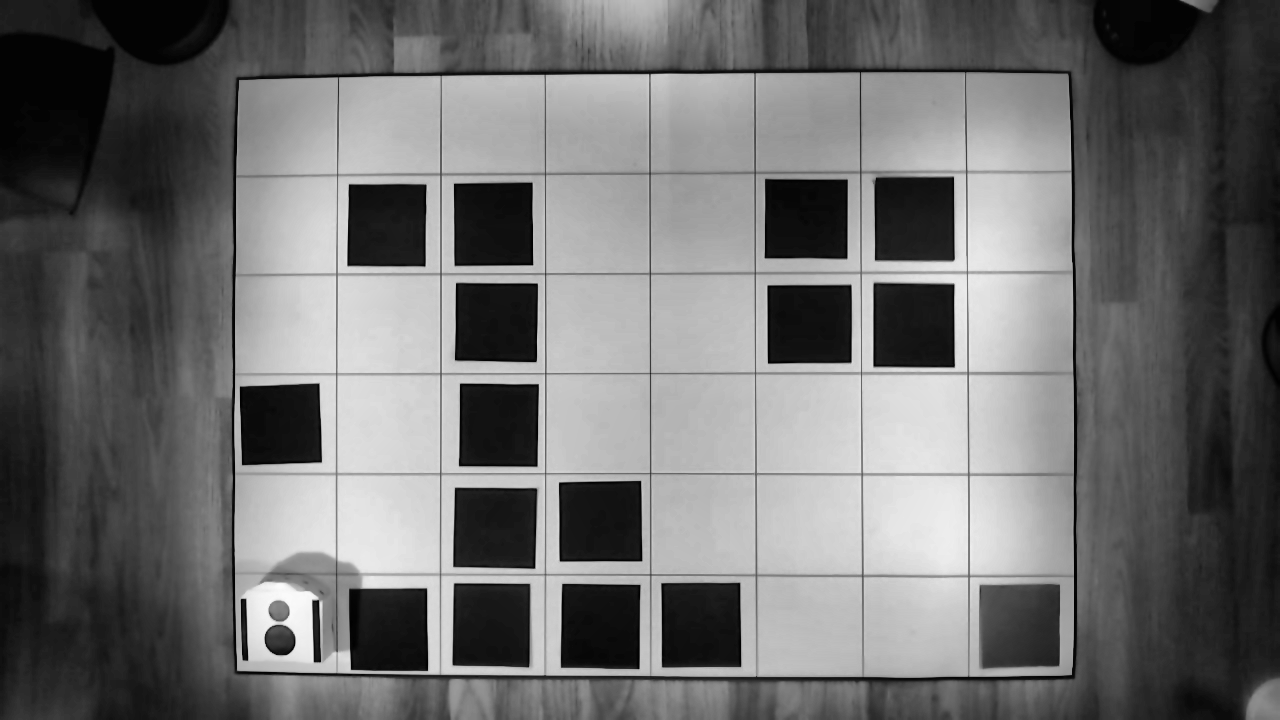
#> input picture report/image/clahe_applied.png, 1280 x 720 px, given in place of the camera
$ jupyter execute Untitled1.ipynb   (shell and % lines are left out)
#> lines starting #> are read from the running program, lines starting #| are printed output that depends on the picture; after the words box and inside, x2 and y2 are one past the last pixel; in counts of white or black regions, pixels touching at a corner belong together
[cell 1]
import cv2
import time

import numpy as np
import math
import copy

import matplotlib.pyplot as plt

from bokeh.plotting import figure
from bokeh.io import output_notebook, show, push_notebook
from tqdm import tqdm

import IPython.display as Disp
from ipywidgets import widgets

[cell 2]
#global initialization
x_end = y_end=0
# All coordonates are initialized to 0
class RobotState:
    def __init__(self, x=0, y=0, r=0, angle=0):
        self.x = x
        self.y = y
        self.angle = angle

robot_state = RobotState()

# size of our environment grid
num_cases_x = 8  # horizontal cells (valeur arbitraire ici juste pour que ca marche dans mon exemple)
num_cases_y = 6   # vertical cells

# Initializing our matrix containing the environment information
center_matrix = [[None for _ in range(num_cases_x)] for _ in range(num_cases_y)] #jsp si c'est comme ca qu'on initialise a zero une matrice
state_matrix = [[None for _ in range(num_cases_x)] for _ in range(num_cases_y)]
debug_matrix = [[None for _ in range(num_cases_x)] for _ in range(num_cases_y)]

#camera related initialization
cam = cv2.VideoCapture(0)

#Lower the resolution
cam.set(3, 1280)
cam.set(4, 720)

# Initialize a variable to store the last time an image was acquired
last_image_time = time.time()
result, image = cam.read()
#> image is the input picture: shape (720, 1280, 3); min 0, max 251, mean 110.5

[cell 3]
def pre_processing(image):
    """
    Preprocess an image for use in computer vision applications.

    Arguments:
    image : The input image to be preprocessed.

    Returns:
    filtered_image : The preprocessed image.
    """
    # Convert the image to grayscale for filtering.
    image_grey = cv2.cvtColor(image, cv2.COLOR_BGR2GRAY)

    # Apply bilateral filtering to reduce noise while preserving edges.
    bilateral = cv2.bilateralFilter(image_grey, d=5, sigmaColor=25, sigmaSpace=25)

    # Apply Contrast Limited Adaptive Histogram Equalization (CLAHE) for enhancing details.
    clahe = cv2.createCLAHE(clipLimit=2.0, tileGridSize=(8, 8))
    filtered_image1 = clahe.apply(bilateral)

    # Apply Gaussian blur to further use
    filtered_image = cv2.GaussianBlur(filtered_image1, (5, 5), 0)

    return filtered_image

[cell 4]
def robot_info(keypoints, result_image, robot_state):
    """
    Update the essential information to describe the state of the robot.

    Arguments:
        keypoints: Detected keypoints representing potential robot positions.
        result_image: The image on which to draw the keypoints.
        robot_state: An instance of RobotState containing the coordinates and angle of the robot.

    Returns:
        robot_state: The updated RobotState instance.
    """

    # Filter by Circularity
    params.filterByCircularity = True
    params.minCircularity = 0.8
    params.maxCircularity = 1

    # Filter by color
    params.filterByColor = True

    x=y=r=x_big=y_big=r_big=x_small=y_small=r_small=0

    # Minimum circle radius we want to detect
    small_circle_radius_threshold_max = 14 #(le gros il fais 25 et le petit 18 pour la resolution normale)
    small_circle_radius_threshold_min = 5
    # Check if any blobs (potential circles) were detected
    if keypoints:
#----
#     print(f"{len(keypoints)} blobs detected.")
#----
        # Draw circles on the original image
        for keypoint in keypoints:
            x = int(keypoint.pt[0])
            y = int(keypoint.pt[1])
            r = int(keypoint.size / 2)

            if small_circle_radius_threshold_min < r < small_circle_radius_threshold_max:
                x_small = x
                y_small = y
                r_small = r
            elif r > small_circle_radius_threshold_max:
                x_big = x
                y_big = y
                r_big = r
#----
        # print(robot_state.x,robot_state.y,robot_state.r)
        print('r_small =', r_small)
        print('r_big =', r_big)
        cv2.circle(result_image, (x_big, y_big), r_big, (255, 0, 255), 8) # just to check on the video
        cv2.circle(result_image, (x_small, y_small), r_small, (255, 0, 255), 8) # just to check on the video

           # print(r)
#----
        robot_state.x = x_big
        robot_state.y = y_big
        #Robot orientation = angle between the trajectorie of the robot and the vertical axis
        Vect_dir = (x_small - x_big , y_small - y_big)
        Vertical = (0, 1)

        dot_product = Vect_dir[0] * Vertical[0] + Vect_dir[1] * Vertical[1]

        magnitude_dir = math.sqrt(Vect_dir[0]**2 + Vect_dir[1]**2)
        magnitude_V = math.sqrt(Vertical[0]**2 + Vertical[1]**2)

        # Angle in radiants
        if magnitude_dir != 0 and magnitude_V != 0:
            angle_rad = math.acos(dot_product / (magnitude_dir * magnitude_V))
        else:
            angle_rad = 0
        # Convertion in degrees
        robot_state.angle = math.degrees(angle_rad)
# ---
#print(robot_state.angle)
#---
    return robot_state

[cell 5]
# [102 lines left out: function grid_setting1, not called in this run]

[cell 6]
def order_points(pts):
    rect = np.zeros((4, 2), dtype="float32")
    s = pts.sum(axis=1)
    rect[0] = pts[np.argmin(s)]
    rect[2] = pts[np.argmax(s)]
    diff = np.diff(pts, axis=1)
    rect[1] = pts[np.argmin(diff)]
    rect[3] = pts[np.argmax(diff)]
    return rect

def grid_setting(filtered_image, center_matrix, state_matrix):
    BLACK = 1
    WHITE = 2
    ROBOT = 3
    TARGET = 4
    black_threshold = 30
    white_threshold = 110
    red_threshold_inf = 65
    red_threshold_sup = 105
    robot_pos_delta_x = 60
    robot_pos_delta_y = 80
    min_area_threshold = 75000

    top_right = top_left = bottom_right = bottom_left =  [0,0]
    x_center = y_center = 0

    contours_image = cv2.Canny(filtered_image, 50, 150, apertureSize=3)
    contours, _ = cv2.findContours(contours_image, cv2.RETR_EXTERNAL, cv2.CHAIN_APPROX_SIMPLE)

    center_matrix_prev = copy.deepcopy(center_matrix)
    state_matrix_prev = copy.deepcopy(state_matrix)

    if contours:
        largest_contour = max(contours, key=cv2.contourArea)
        if cv2.contourArea(largest_contour) > min_area_threshold:
            peri = cv2.arcLength(largest_contour, True)
            approx = cv2.approxPolyDP(largest_contour, 0.02 * peri, True)

            if len(approx) == 4:
                cv2.drawContours(result_image, [approx], -1, (0, 255, 0), 2)
                ordered_points = order_points(approx.reshape(4, 2))

                destination_points = np.array([
                    [0, 0],
                    [filtered_image.shape[1] - 1, 0],
                    [filtered_image.shape[1] - 1, filtered_image.shape[0] - 1],
                    [0, filtered_image.shape[0] - 1]
                ], dtype="float32")

                matrix = cv2.getPerspectiveTransform(ordered_points, destination_points)
                warped_image = cv2.warpPerspective(filtered_image, matrix, (filtered_image.shape[1], filtered_image.shape[0]))
                # Right after you calculate the perspective transformation matrix
                inverse_matrix = cv2.invert(matrix)[1]

       # Compute the cell size using the warped image dimensions
                case_width = warped_image.shape[1] // num_cases_x
                case_height = warped_image.shape[0] // num_cases_y

                          # When mapping the centers back to the original image space
                for i in range(num_cases_y):
                    for j in range(num_cases_x):
                        center_x = j * case_width + case_width // 2
                        center_y = i * case_height + case_height // 2

                        # Convert to a floating-point type
                        float_center = np.array([[[center_x, center_y]]], dtype=np.float32)

                        # Map the centers back to the original image space using the inverse matrix
                        original_center = cv2.perspectiveTransform(float_center, inverse_matrix)
                        original_center = tuple(original_center[0][0].astype(int))

                        # Draw the cell center on the original image
                        cv2.circle(result_image, original_center, 5, (0, 0, 255), -1)

                        # Update center_matrix with the mapped center
                        center_matrix[i][j] = original_center

                        x_center, y_center = original_center  # Unpack the tuple
                        center_value = filtered_image[y_center, x_center]  # Access the image at the y, x coordinates
                        debug_matrix[i][j] = center_value  # Store the grayscale value


                        #Create the state matrix
                        if center_value < black_threshold:
                            state_matrix[i][j] = BLACK
                        if center_value > white_threshold:
                            state_matrix[i][j] = WHITE
                        if red_threshold_inf <= center_value <= red_threshold_sup:
                            state_matrix[i][j] = TARGET
                        if 0 <= abs(x_center-robot_state.x) <=  robot_pos_delta_x and 0 <= abs(y_center-robot_state.y) <= robot_pos_delta_y and robot_state.x != 0:
                            state_matrix[i][j] = ROBOT
    else:
        center_matrix = copy.deepcopy(center_matrix_prev)
        state_matrix = copy.deepcopy(state_matrix_prev) # comme ca, si on cache on ne detect pas de controu et on garde notre matrice

    return state_matrix, center_matrix

[cell 7]
def goal_finder(state_matrix, center_matrix):
    for i in range(num_cases_y):
        for j in range(num_cases_x):
            if state_matrix[i][j] == 4:
                return center_matrix[i][j]
    return None, None

[cell 8]
while True:

    start_time = time.time()  # Record the start time

    ret, frame = cam.read()
    if ret:
        result_image = frame.copy()  # Initialiser result_image avec une copie de l'image actuelle

        filtered_image = pre_processing(result_image)
#> in pre_processing, `filtered_image1 = clahe.apply(bilateral)`:
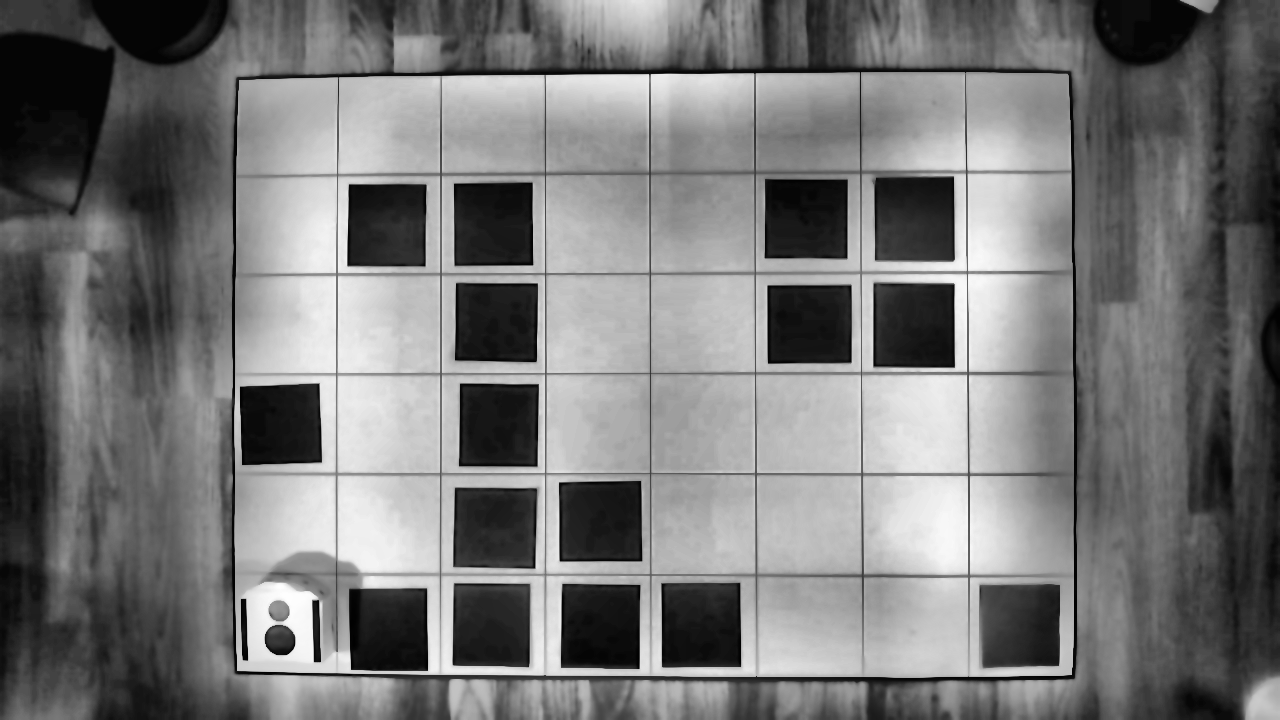
#> filtered_image1: shape (720, 1280); min 0, max 255, mean 119.1
        plt.imshow(cv2.cvtColor(filtered_image, cv2.COLOR_BGR2RGB))
#> (this line was passed over: IPython is not available in this run)

        # Blob detector parameters for circle detection
        params = cv2.SimpleBlobDetector_Params()

        # Create a blob detector with the configured parameters
        detector = cv2.SimpleBlobDetector_create(params)

        # Detect blobs in the image
        keypoints = detector.detect(filtered_image)
#> keypoints = 2 keypoints; (x, y, size): (280, 640, 31.6), (279, 611, 21.4)

        # Update the info about the robot
        robot_state = robot_info(keypoints, result_image, robot_state)
#> the loop in robot_info, `for keypoint in keypoints:` made 2 passes
#> (keypoint, x, y, r, x_big, y_big, r_big) on pass 1: (keypoint at (279.6, 639.8), size 31.6, 279, 639, 15, 279, 639, 15)
#> (keypoint, x, y, r, x_small, y_small, r_small) on pass 2: (keypoint at (278.6, 610.9), size 21.4, 278, 610, 10, 278, 610, 10)
#| r_small = 10
#| r_big = 15
#> in robot_info, `robot_state.x = x_big`: robot_state.x = 279
#> in robot_info, `robot_state.y = y_big`: robot_state.y = 639
#> in robot_info, `Vect_dir = (x_small - x_big , y_small - y_big)`: Vect_dir = (-1, -29)
#> in robot_info, `dot_product = Vect_dir[0] * Vertical[0] + Vect_dir[1] * Vertical[1]`: dot_product = -29
#> in robot_info, `magnitude_dir = math.sqrt(Vect_dir[0]**2 + Vect_dir[1]**2)`: magnitude_dir = 29.02
#> in robot_info, `angle_rad = math.acos(dot_product / (magnitude_dir * magnitude_V))`: angle_rad = 3.11
#> in robot_info, `robot_state.angle = math.degrees(angle_rad)`: robot_state.angle = 178

        state_matrix, center_matrix = grid_setting(filtered_image,center_matrix,state_matrix)
#> in grid_setting, `contours_image = cv2.Canny(filtered_image, 50, 150, apertureSize=3)`:
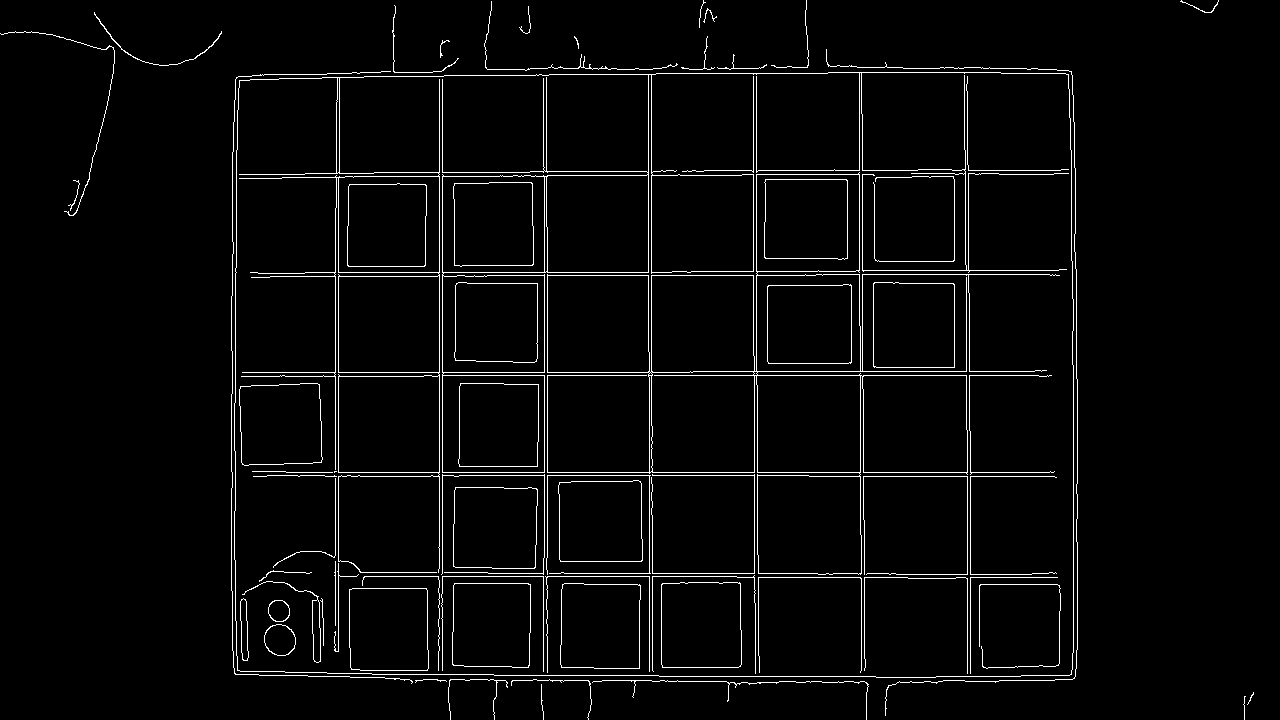
#> contours_image: shape (720, 1280); 3.1% white in thin lines or dots
#> in grid_setting, `contours, _ = cv2.findContours(contours_image, cv2.RETR_EXTERNAL, cv2...`: contours = 24 contours, 22 with area under 20; largest, box (x1, y1, x2, y2) and area: (234, 72, 1074, 678) 502442, (94, 12, 222, 66) 54
#> in grid_setting, `largest_contour = max(contours, key=cv2.contourArea)`: largest_contour = contour of 92 points, box (x1, y1, x2, y2) (234, 72, 1074, 678), area 502442
#> in grid_setting, `peri = cv2.arcLength(largest_contour, True)`: peri = 2871.6
#> in grid_setting, `approx = cv2.approxPolyDP(largest_contour, 0.02 * peri, True)`: approx = [[1068, 74], [239, 80], [237, 670], [1071, 674]]
#> in grid_setting, `cv2.drawContours(result_image, [approx], -1, (0, 255, 0), 2)`: result_image: shape (720, 1280, 3); mean B, G, R 109.1, 111.1, 109.1
#> in order_points, `s = pts.sum(axis=1)`: s = [1142, 319, 907, 1745]
#> in order_points, `diff = np.diff(pts, axis=1)`: diff = [-994, -159, 433, -397]
#> in grid_setting, `ordered_points = order_points(approx.reshape(4, 2))`: ordered_points = [[239, 80], [1068, 74], [1071, 674], [237, 670]]
#> in grid_setting, `matrix = cv2.getPerspectiveTransform(ordered_points, destination_points)`: matrix = [[1.58, 0.00535, -377.6], [0.00892, 1.23, -100.8], [2.06e-05, 1.02e-05, 1]]
#> in grid_setting, `warped_image = cv2.warpPerspective(filtered_image, matrix, (filtered_i..`:
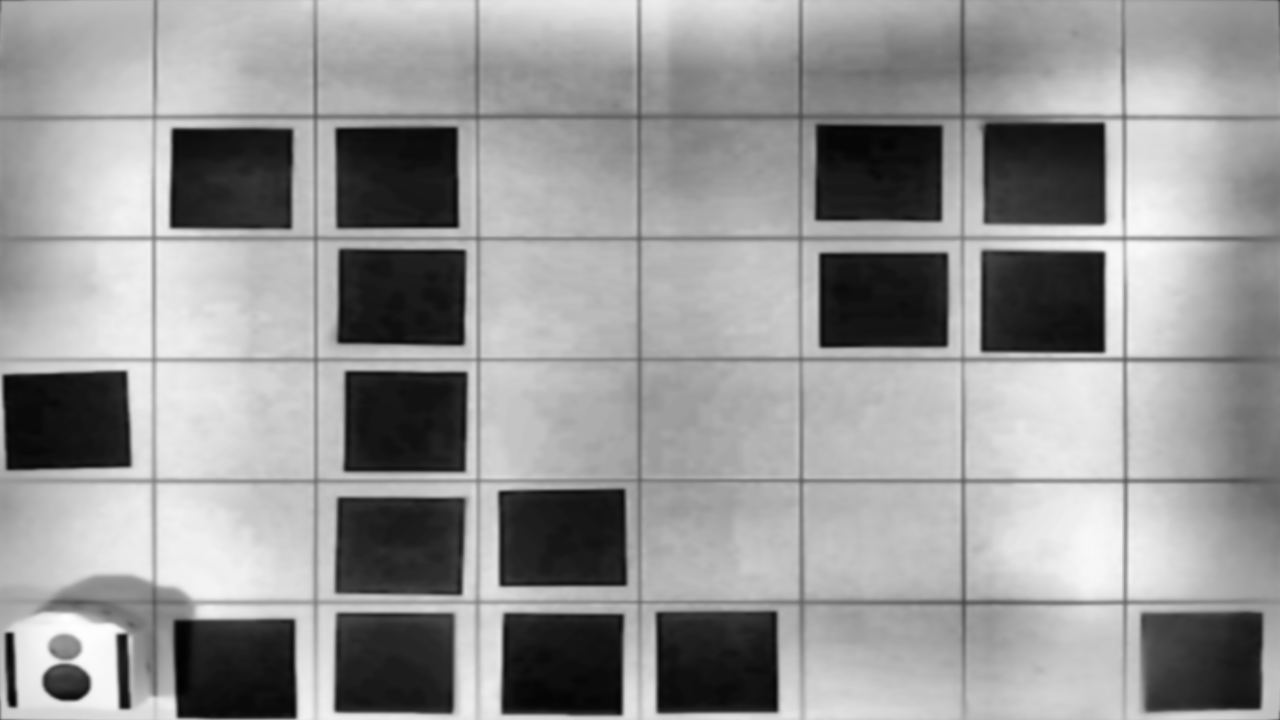
#> warped_image: shape (720, 1280); min 1, max 254, mean 150.3
#> in grid_setting, `inverse_matrix = cv2.invert(matrix)[1]`: inverse_matrix = [[0.631, -0.00471, 237.6], [-0.00562, 0.81, 79.54], [-1.29e-05, -8.21e-06, 0.994]]
#> after the loop in grid_setting, `for i in range(num_cases_y):`:
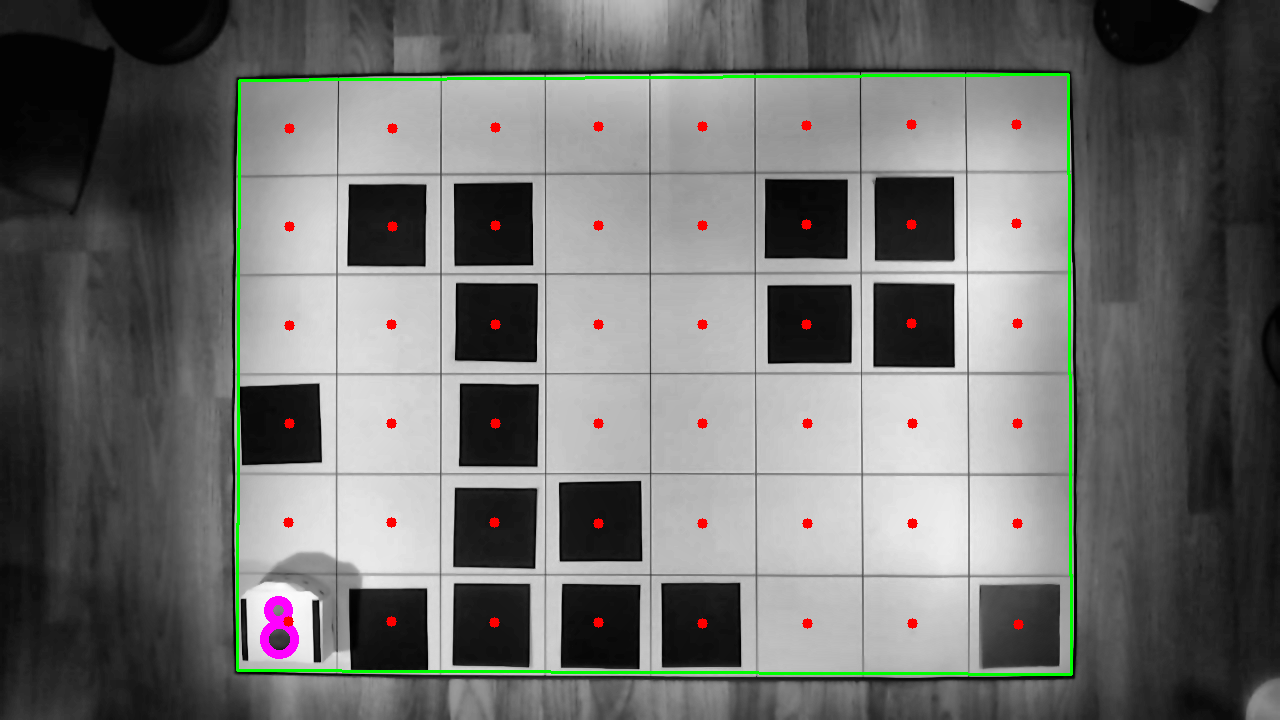
#> result_image: shape (720, 1280, 3); mean B, G, R 108.5, 110.5, 109.6
#> after the loop in grid_setting, `for i in range(num_cases_y):`: center_matrix = 6 items; debug_matrix = [[172, 184, 166, 162, 153, 126, 149, 165], [209, 48, 24, 177, 156, 15, 49, 198], [204, 203, 18, 191, 192, 19, 30, 181], [19, 218, 22, 173, 172, 189, 223, 161], [215, 223, 31, 22, 174, 191, 230, 186], [248, 26, 29, 16, 21, 180, 188, 46]]; state_matrix = 6 items
#> state_matrix = 6 items; center_matrix = 6 items

        x_end, y_end = goal_finder(state_matrix, center_matrix)

        #print(x_end,y_end)
        print('state_matrix : ')
        print(state_matrix[0])
#| [2, 2, 2, 2, 2, 2, 2, 2]
        print(state_matrix[1])
#| [2, None, 1, 2, 2, 1, None, 2]
        print(state_matrix[2])
#| [2, 2, 1, 2, 2, 1, None, 2]
        print(state_matrix[3])
#| [1, 2, 1, 2, 2, 2, 2, 2]
        print(state_matrix[4])
#| [2, 2, None, 1, 2, 2, 2, 2]
        print(state_matrix[5])
#| [3, 1, 1, 1, 1, 2, 2, None]

        print('debug_matrix : ')
        print(debug_matrix[0])
#| [172, 184, 166, 162, 153, 126, 149, 165]
        print(debug_matrix[1])
#| [209, 48, 24, 177, 156, 15, 49, 198]
        print(debug_matrix[2])
#| [204, 203, 18, 191, 192, 19, 30, 181]
        print(debug_matrix[3])
#| [19, 218, 22, 173, 172, 189, 223, 161]
        print(debug_matrix[4])
#| [215, 223, 31, 22, 174, 191, 230, 186]
        print(debug_matrix[5])
#| [248, 26, 29, 16, 21, 180, 188, 46]

        cv2.imshow('Live Footage', result_image)

        #if you click on any key it stops the program
        if cv2.waitKey(1) == 27:
#> (key Esc is pressed here)
            break
#-----
  #      print(state_matrix)
#-----
            # Wait until a second has passed since the start of the iteration
        while time.time() - start_time < 1:
            time.sleep(0.01)
    else:
        break

# Release the camera and close the window
cam.release()
cv2.destroyAllWindows()
for i in range(1, 5):
    cv2.waitKey(1)
